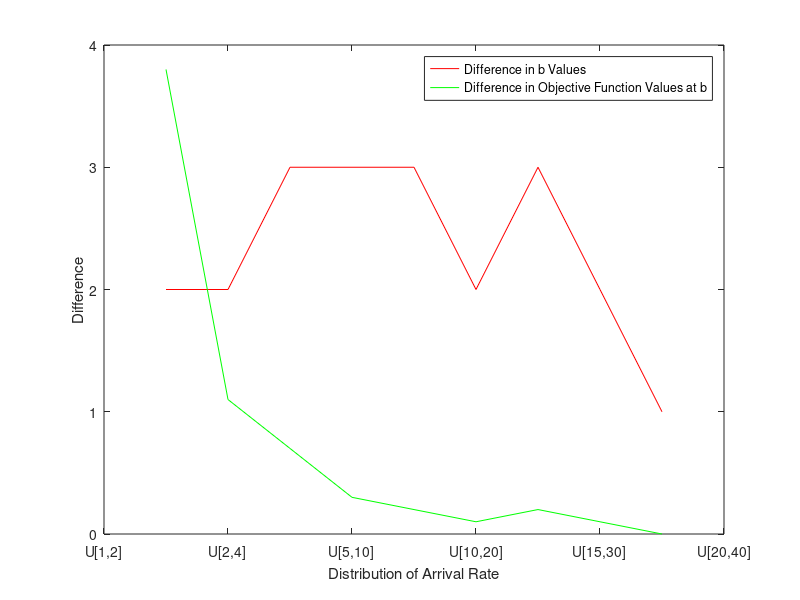
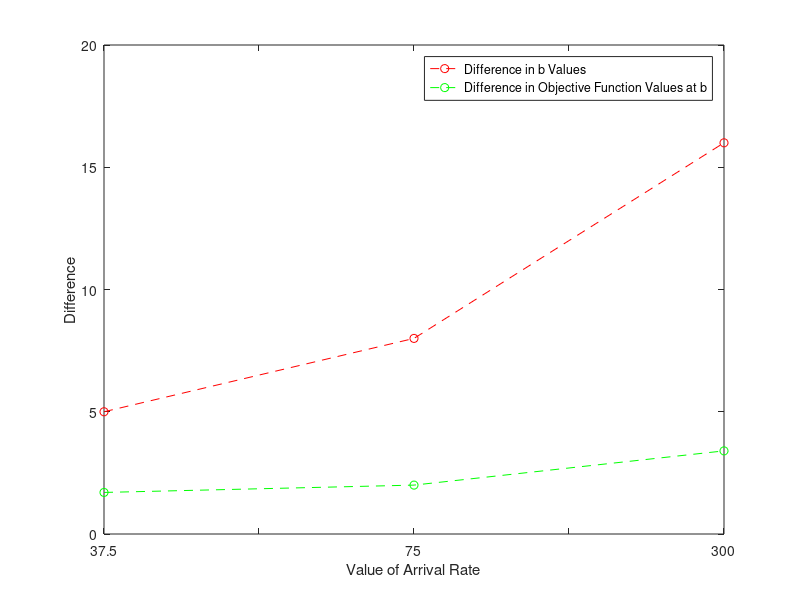

Source code (MATLAB) for these figures, in order:
Diff = [2 3.8  2 1.1  3 0.7  3 0.3  3 0.2 2 0.1 3 0.2 2 0.1  1 0.0]

bDiff=[];
PiDiff =[];
for i=1:2:length(Diff)
    bDiff=[bDiff ;Diff(i)];
    PiDiff=[PiDiff ;Diff(i+1)];
end
figure();
plot(bDiff, 'r')
hold on;
plot(PiDiff, 'g')
legend('Difference in b Values', 'Difference in Objective Function Values at b')
xticklabels({'U[1,2]','U[2,4]', 'U[5,10]', 'U[10,20]','U[15,30]', 'U[20,40]','U[25,50]', 'U[50,100]','U[200,400]'})
xtickangle(45)
xlabel('Distribution of Arrival Rate')
ylabel('Difference')

bDiff=[5 8 16];
PiDiff =[1.7 2.0 3.4];
figure();
plot(bDiff, 'r--o')
hold on;
plot(PiDiff, 'g--o')
legend('Difference in b Values', 'Difference in Objective Function Values at b')
xticklabels({'37.5','', '75', '','300'})
xtickangle(45)
xlabel('Value of Arrival Rate')
ylabel('Difference')
